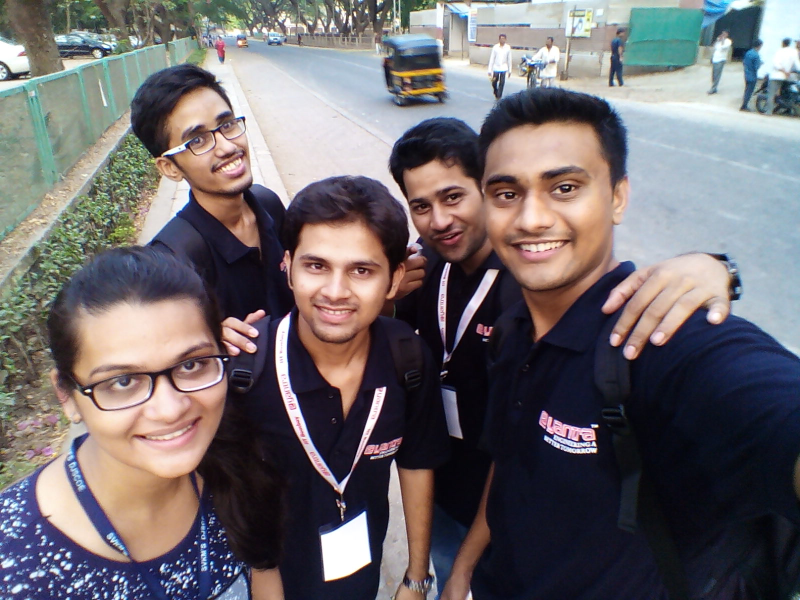
#> input picture 29May/e.jpeg, 1600 x 1200 px, given in place of the camera (shown at 1/2 size)
$ python skin.py
#> lines starting #> are read from the running program, lines starting #| are printed output that depends on the picture; after the words box and inside, x2 and y2 are one past the last pixel; in counts of white or black regions, pixels touching at a corner belong together
# import the necessary packages
import numpy as np
import argparse
import cv2

# construct the argument parse and parse the arguments
ap = argparse.ArgumentParser()
ap.add_argument("-v", "--video",
	help = "path to the (optional) video file")
args = vars(ap.parse_args())

# define the upper and lower boundaries of the HSV pixel
# intensities to be considered 'skin'
lower = np.array([00, 10, 10], dtype = "uint8")
upper = np.array([55, 255, 255], dtype = "uint8")

# if a video path was not supplied, grab the reference
# to the gray
if not args.get("video", False):
	camera = cv2.VideoCapture(1)

# otherwise, load the video
else:
	camera = cv2.VideoCapture(args["video"])
# keep looping over the frames in the video
while True:
	# grab the current frame
	(take, frame) = camera.read()
#> frame is the input picture: shape (1200, 1600, 3); mean B, G, R 108.8, 105.7, 111.1

	# if we are viewing a video and we did not grab a
	# frame, then we have reached the end of the video
	if args.get("video") and not take:
		break

	# resize the frame, convert it to the HSV color space,
	# and determine the HSV pixel intensities that fall into
	# the speicifed upper and lower boundariesq
	change = cv2.cvtColor(frame, cv2.COLOR_BGR2HSV)
#> change: shape (1200, 1600, 3); mean H, S, V 83.7, 85.3, 125.3
	skinMask = cv2.inRange(change, lower, upper)
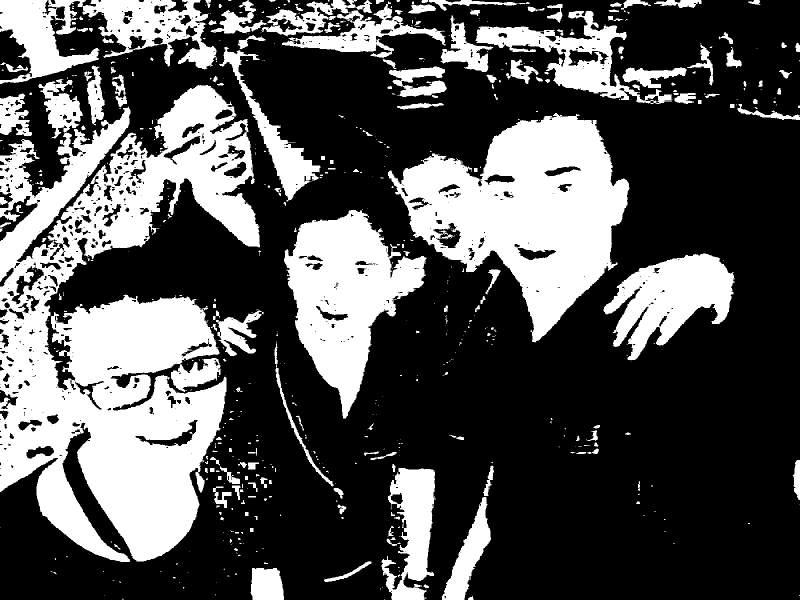
#> skinMask: shape (1200, 1600) (shown at 1/2 size); 32.5% white; 666 white regions (459 under 20 px), largest, box (x1, y1, x2, y2) and area: (0, 158, 520, 1124) 266837, (776, 226, 1259, 685) 110271, (568, 420, 853, 838) 57920

	# apply a series of erosions and dilations to the mask
	# using an elliptical kernel
	kernel = cv2.getStructuringElement(cv2.MORPH_ELLIPSE, (11, 11))
	skinMask = cv2.erode(skinMask, kernel, 2)
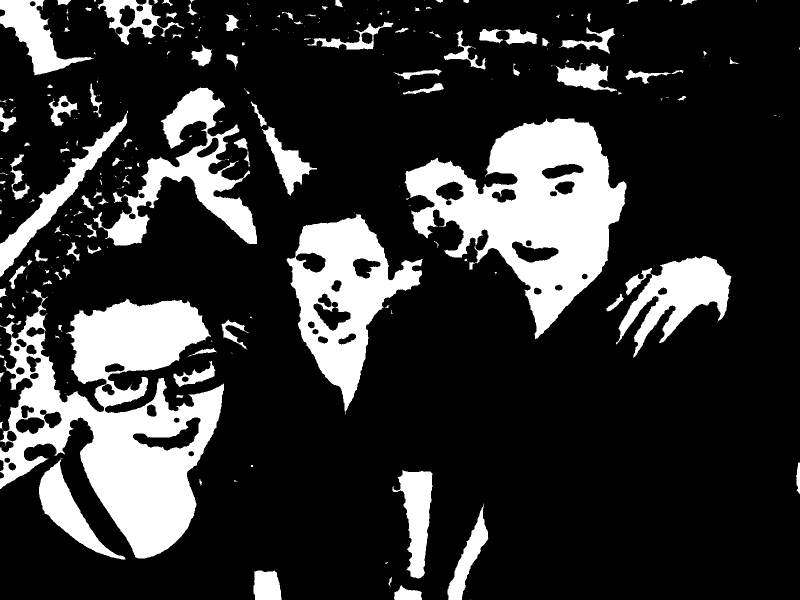
#> skinMask: shape (1200, 1600) (shown at 1/2 size); 20.1% white; 272 white regions (145 under 20 px), largest, box (x1, y1, x2, y2) and area: (0, 578, 448, 1117) 113585, (809, 236, 1253, 678) 89467, (573, 428, 846, 829) 44689
	skinMask = cv2.dilate(skinMask, kernel,2)
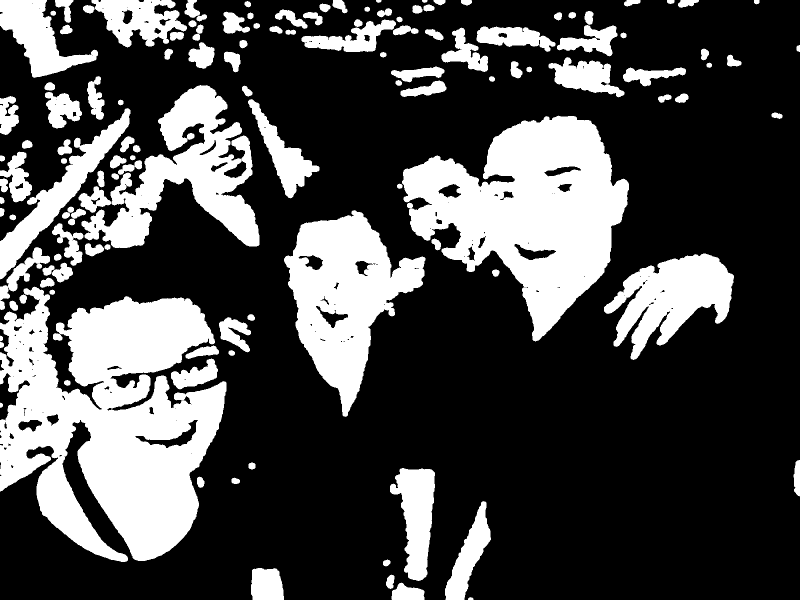
#> skinMask: shape (1200, 1600) (shown at 1/2 size); 28.6% white; 133 white regions, largest, box (x1, y1, x2, y2) and area: (0, 573, 453, 1124) 155895, (804, 231, 1258, 683) 106343, (568, 420, 851, 834) 55856

	# blur the mask to help remove noise, then apply the
	# mask to the frame
	skinMask = cv2.GaussianBlur(skinMask, (3, 3), 0)
	skin = cv2.bitwise_and(frame, frame, mask = skinMask)
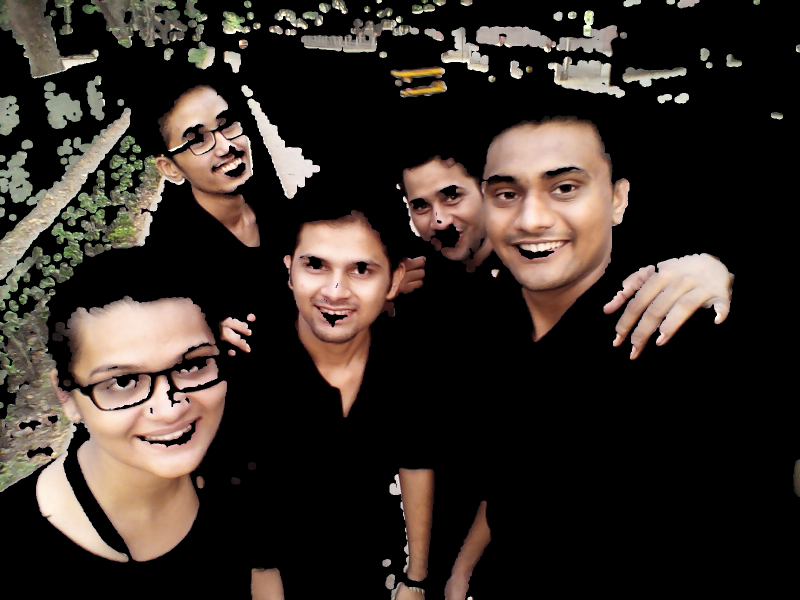
#> skin: shape (1200, 1600, 3) (shown at 1/2 size); mean B, G, R 38.8, 44.4, 52.9

	# show the skin in the image along with the mask
	cv2.imshow("images", np.hstack([frame, skin]))
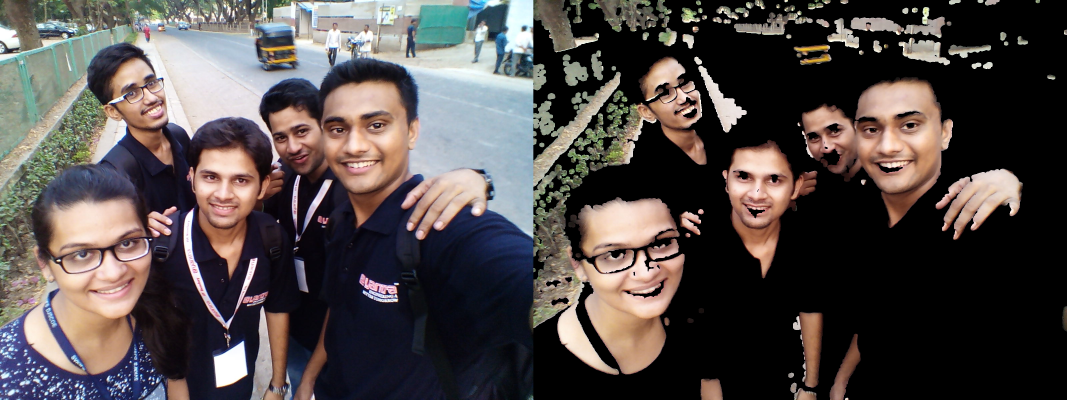
#> window 'images': shape (1200, 3200, 3) (shown at 1/3 size); mean B, G, R 73.8, 75, 82

	# if the 'q' key is pressed, stop the loop
	if cv2.waitKey(1) & 0xFF == ord("q"):
#> (key q is pressed here)
		break

# cleanup the camera and close any open windows
camera.release()
cv2.destroyAllWindows()

$ run again, on 29May/g.jpeg
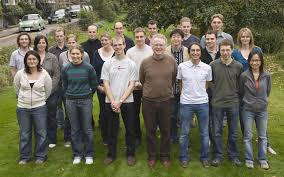
#> input picture 29May/g.jpeg, 284 x 177 px, given in place of the camera
#> frame is the input picture: shape (177, 284, 3); mean B, G, R 80.5, 100, 100.3
#> change: shape (177, 284, 3); mean H, S, V 50.5, 77.5, 106.6
#> `skinMask = cv2.inRange(change, lower, upper)`:
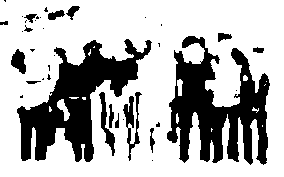
#> skinMask: shape (177, 284); 70.2% white; 38 black regions (22 under 20 px), largest, box (x1, y1, x2, y2) and area: (167, 36, 270, 165) 6764, (17, 39, 152, 162) 6434, (123, 92, 142, 161) 461
#> `cv2.imshow("images", np.hstack([frame, skin]))`:
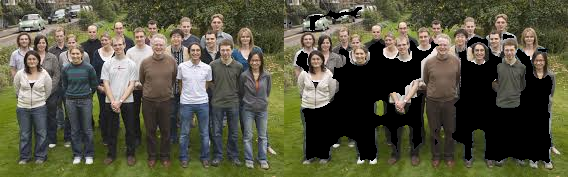
#> window 'images': shape (177, 568, 3); mean B, G, R 65.6, 85.5, 86.5

$ run again, on 29May/k.jpeg
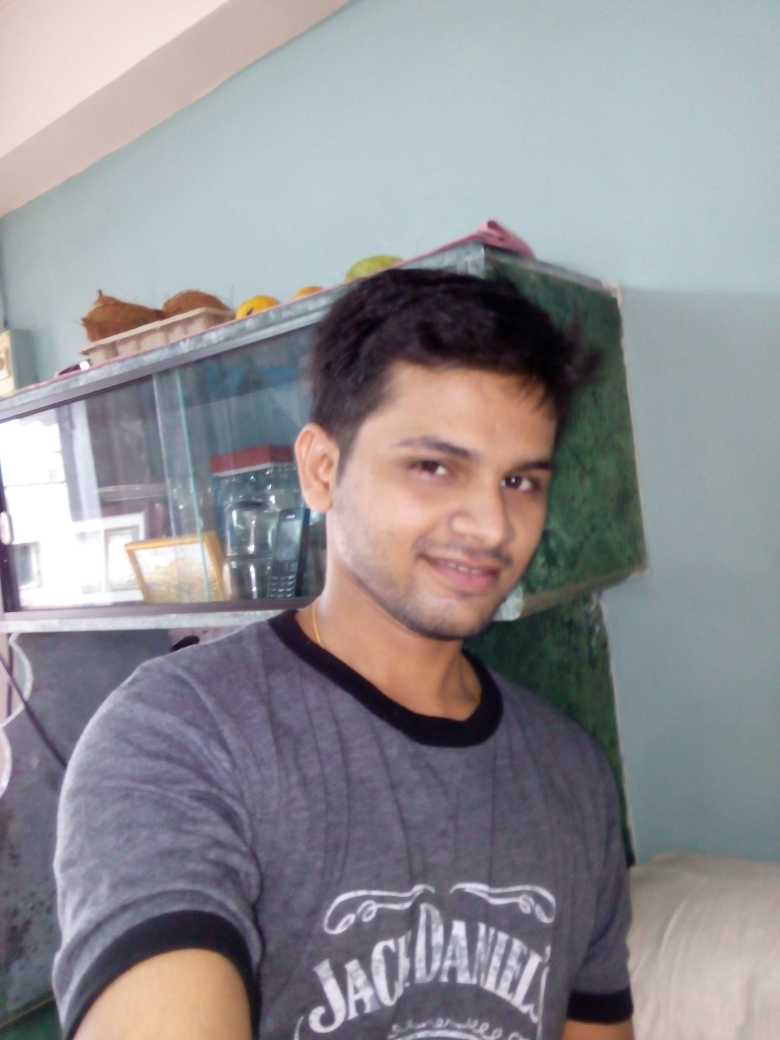
#> input picture 29May/k.jpeg, 3120 x 4160 px, given in place of the camera (shown at 1/4 size)
#> frame is the input picture: shape (4160, 3120, 3); mean B, G, R 146.1, 142.3, 143.3
#> change: shape (4160, 3120, 3); mean H, S, V 88.5, 43, 155.9
#> `skinMask = cv2.inRange(change, lower, upper)`:
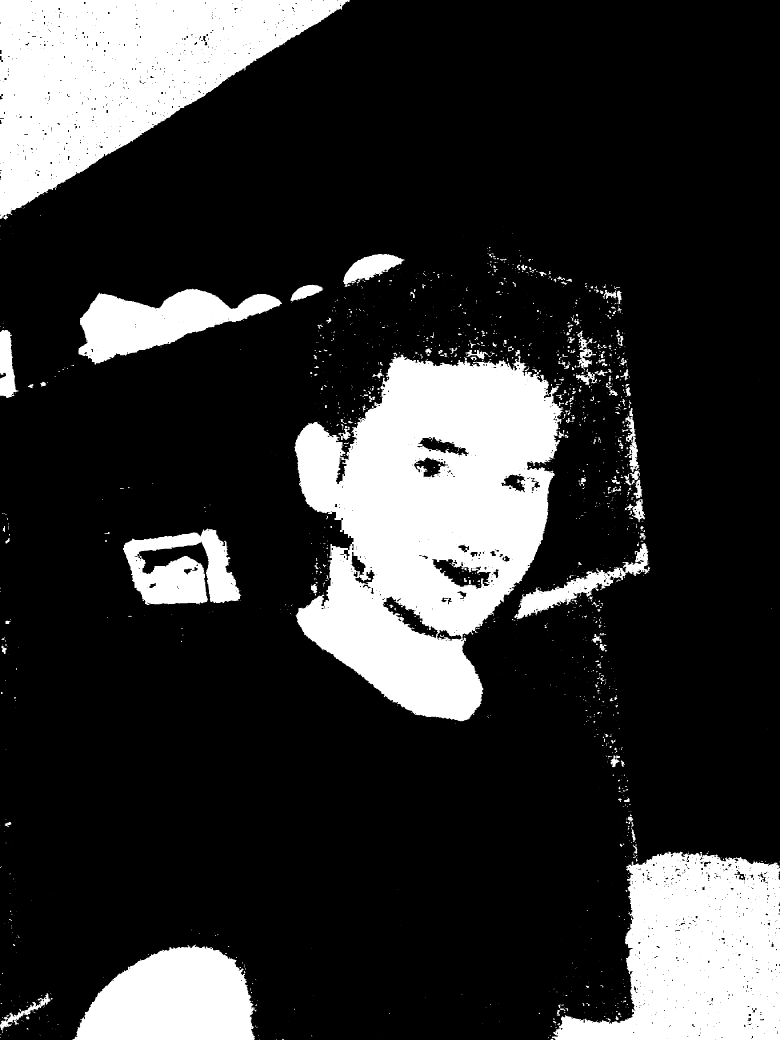
#> skinMask: shape (4160, 3120) (shown at 1/4 size); 20.1% white; 1843 white regions (1308 under 20 px), largest, box (x1, y1, x2, y2) and area: (1178, 1400, 2255, 2885) 984286, (0, 0, 1399, 878) 620988, (2208, 3406, 3120, 4160) 451062
#> `cv2.imshow("images", np.hstack([frame, skin]))`:
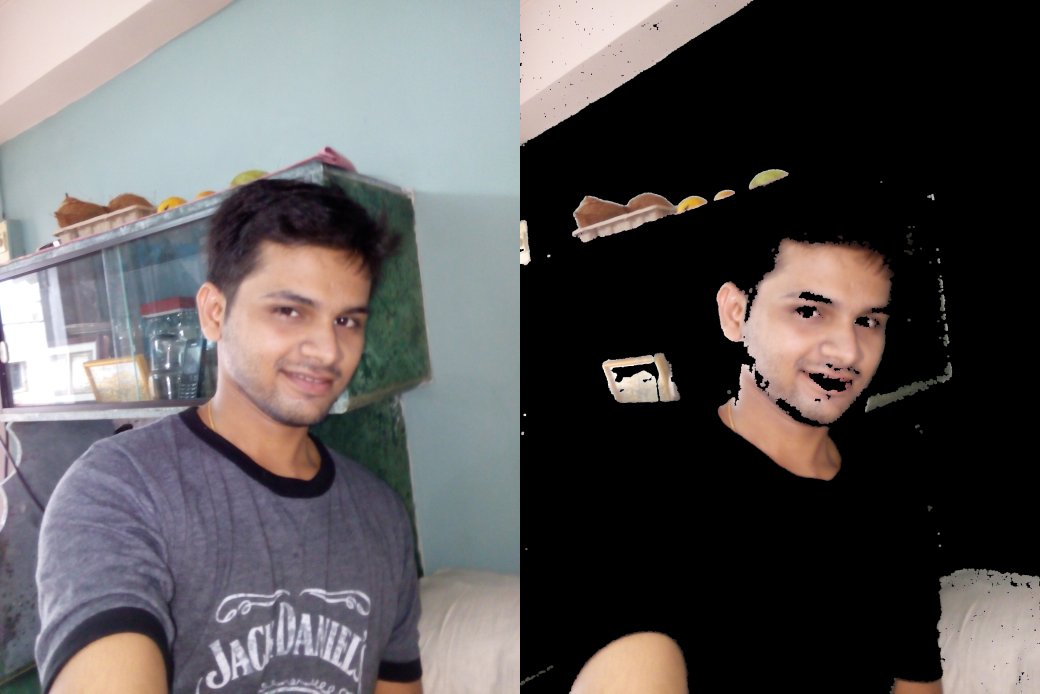
#> window 'images': shape (4160, 6240, 3) (shown at 1/6 size); mean B, G, R 87.8, 87.2, 90.7

$ run again, on 29May/r.jpeg
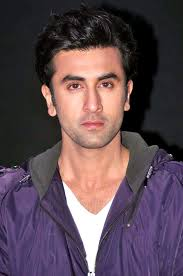
#> input picture 29May/r.jpeg, 183 x 276 px, given in place of the camera
#> frame is the input picture: shape (276, 183, 3); mean B, G, R 82.4, 73.7, 91.8
#> change: shape (276, 183, 3); mean H, S, V 81.4, 73.7, 100
#> `skinMask = cv2.inRange(change, lower, upper)`:
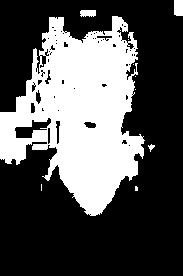
#> skinMask: shape (276, 183); 33.4% white; 10 white regions (6 under 20 px), largest, box (x1, y1, x2, y2) and area: (0, 16, 145, 216) 16598, (174, 0, 183, 16) 142, (80, 10, 96, 17) 100, (148, 144, 155, 152) 27
#> `cv2.imshow("images", np.hstack([frame, skin]))`:
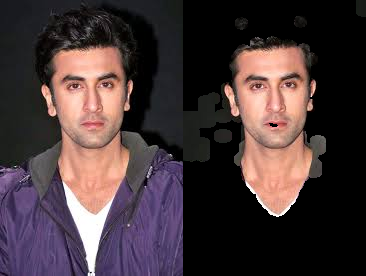
#> window 'images': shape (276, 366, 3); mean B, G, R 57.1, 54.8, 70.3
